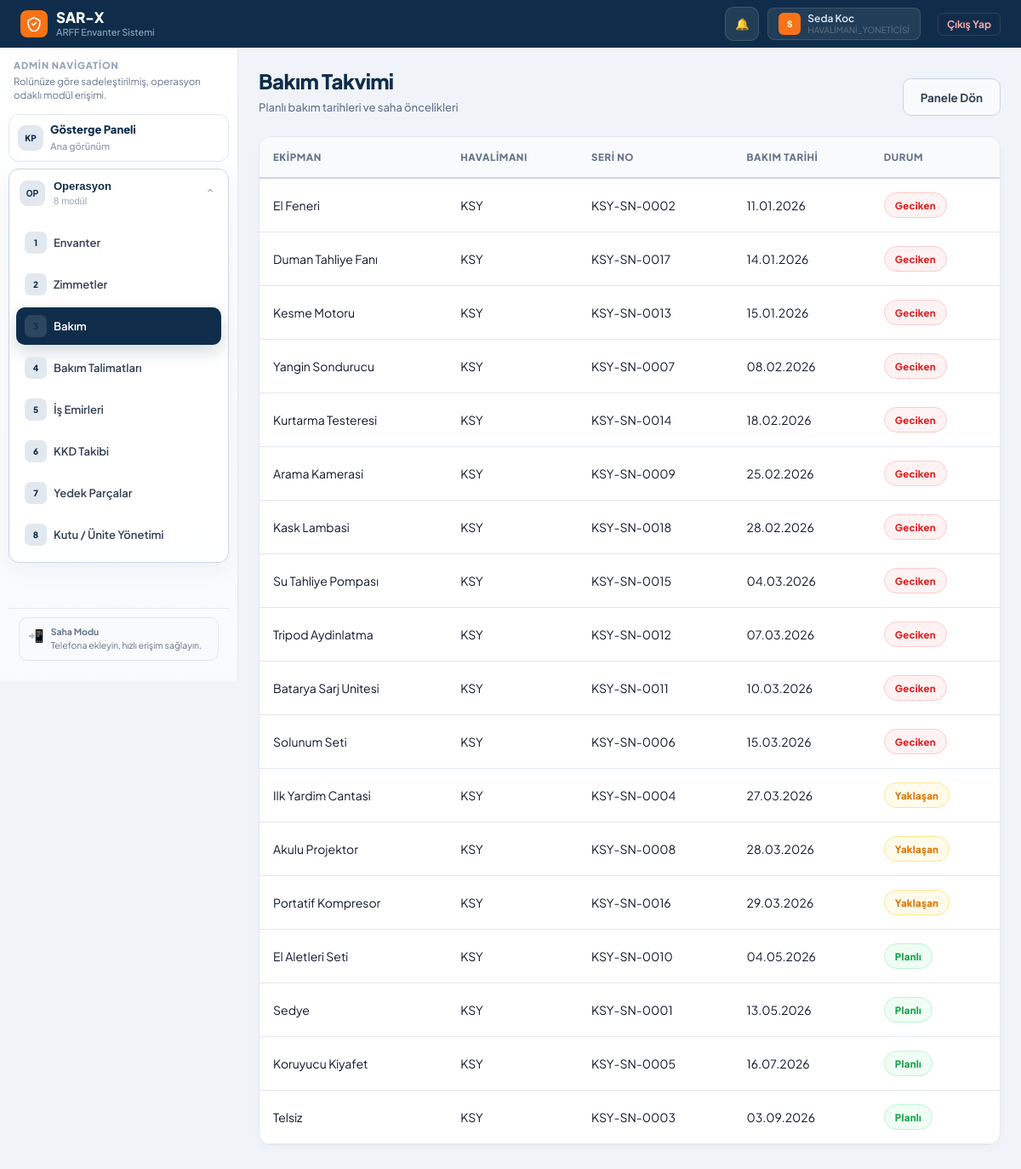
/bakim/takvim (signed in), run on the app's committed database.
### models.py (models this page shows, shortened)
class TimestampMixin:
    created_at = db.Column(db.DateTime, default=get_tr_now)
    updated_at = db.Column(db.DateTime, default=get_tr_now, onupdate=get_tr_now)

class SoftDeleteMixin:
    is_deleted = db.Column(db.Boolean, default=False, index=True) # Hızlı filtreleme için indekslendi
    deleted_at = db.Column(db.DateTime, nullable=True)

class Kullanici(db.Model, UserMixin, TimestampMixin, SoftDeleteMixin):
    __tablename__ = 'kullanici'
    id = db.Column(db.Integer, primary_key=True)
    kullanici_adi = db.Column(db.String(50), unique=True, nullable=False)
    sifre_hash = db.Column(db.String(256))
    tam_ad = db.Column(db.String(100), nullable=False)
    rol = db.Column(db.String(20), nullable=False, default='personel', index=True)
    havalimani_id = db.Column(db.Integer, db.ForeignKey('havalimani.id'), nullable=True, index=True)
    telefon_numarasi = db.Column(db.String(32))
    sertifika_tarihi = db.Column(db.Date)
    uzmanlik_alani = db.Column(db.String(100))
    kayit_tarihi = db.Column(db.DateTime, default=get_tr_now)
    assigned_work_orders = db.relationship(
        'WorkOrder',
        foreign_keys='WorkOrder.assigned_user_id',
        backref='assigned_user',
        lazy=True
    )
    created_work_orders = db.relationship(
        'WorkOrder',
        foreign_keys='WorkOrder.created_user_id',
        backref='created_user',
        lazy=True
    )

class InventoryAsset(db.Model, TimestampMixin, SoftDeleteMixin):
    __tablename__ = 'inventory_asset'
    id = db.Column(db.Integer, primary_key=True)
    equipment_template_id = db.Column(
        db.Integer,
        db.ForeignKey('equipment_template.id'),
        nullable=False,
        index=True
    )
    havalimani_id = db.Column(
        db.Integer,
        db.ForeignKey('havalimani.id'),
        nullable=False,
        index=True
    )
    legacy_material_id = db.Column(
        db.Integer,
        db.ForeignKey('malzeme.id'),
        nullable=True,
        index=True
    )
    parent_asset_id = db.Column(
        db.Integer,
        db.ForeignKey('inventory_asset.id'),
        nullable=True,
        index=True
    )
    serial_no = db.Column(db.String(120), index=True)
    qr_code = db.Column(db.String(150), unique=True, index=True)
    asset_tag = db.Column(db.String(120), index=True)
    unit_count = db.Column(db.Integer, default=1)
    depot_location = db.Column(db.String(150))
    status = db.Column(db.String(30), default='aktif', index=True)
    maintenance_state = db.Column(db.String(30), default='normal', index=True)
    last_maintenance_date = db.Column(db.Date)
    next_maintenance_date = db.Column(db.Date, index=True)
    last_calibration_date = db.Column(db.Date)
    next_calibration_date = db.Column(db.Date)
    acquired_date = db.Column(db.Date)
    warranty_end_date = db.Column(db.Date)
    notes = db.Column(db.Text)
    maintenance_period_days = db.Column(db.Integer)
    is_critical = db.Column(db.Boolean, default=False, index=True)
    last_meter_sync_at = db.Column(db.DateTime, nullable=True, index=True)
    calibration_counter = db.Column(db.Integer, default=0)
    parent_asset = db.relationship(
        'InventoryAsset',
        remote_side=[id],
        backref=db.backref('child_assets', lazy='select'),
        foreign_keys=[parent_asset_id],
    )
    maintenance_plans = db.relationship('MaintenancePlan', backref='asset', lazy=True)
    work_orders = db.relationship('WorkOrder', backref='asset', lazy=True, cascade='all, delete-orphan')
    maintenance_histories = db.relationship(
        'MaintenanceHistory',
        backref='asset',
        lazy=True,
        cascade='all, delete-orphan'
    )
    meter_readings = db.relationship('AssetMeterReading', backref='asset', lazy=True, cascade='all, delete-orphan')
    meter_definitions = db.relationship('MeterDefinition', backref='asset_owner', lazy=True)
    trigger_rules = db.relationship('MaintenanceTriggerRule', backref='asset_owner', lazy=True)
    operational_state = db.relationship(
        'AssetOperationalState',
        backref='asset',
        uselist=False,
        lazy=True,
        cascade='all, delete-orphan',
    )
    calibration_schedules = db.relationship('CalibrationSchedule', backref='asset', lazy=True, cascade='all, delete-orphan')
    calibration_records = db.relationship('CalibrationRecord', backref='asset', lazy=True, cascade='all, delete-orphan')

class EquipmentTemplate(db.Model, TimestampMixin, SoftDeleteMixin):
    __tablename__ = 'equipment_template'
    id = db.Column(db.Integer, primary_key=True)
    name = db.Column(db.String(120), nullable=False, index=True)
    category = db.Column(db.String(80), index=True)
    brand = db.Column(db.String(80))
    model_code = db.Column(db.String(80))
    description = db.Column(db.Text)
    technical_specs = db.Column(db.Text)
    manufacturer = db.Column(db.String(120))
    maintenance_period_days = db.Column(db.Integer, default=180)
    criticality_level = db.Column(db.String(20), default='normal', index=True)
    default_maintenance_form_id = db.Column(
        db.Integer,
        db.ForeignKey('maintenance_form_template.id'),
        nullable=True
    )
    is_active = db.Column(db.Boolean, default=True, nullable=False, index=True)
    default_maintenance_form = db.relationship(
        'MaintenanceFormTemplate',
        foreign_keys=[default_maintenance_form_id]
    )
    assets = db.relationship('InventoryAsset', backref='equipment_template', lazy=True)
    maintenance_plans = db.relationship('MaintenancePlan', backref='equipment_template', lazy=True)

class Havalimani(db.Model, TimestampMixin, SoftDeleteMixin):
    __tablename__ = 'havalimani'
    id = db.Column(db.Integer, primary_key=True)
    ad = db.Column(db.String(100), nullable=False)
    kodu = db.Column(db.String(10), nullable=False, unique=True)
    personeller = db.relationship('Kullanici', backref='havalimani', lazy=True)
    kutular = db.relationship('Kutu', backref='havalimani', lazy=True)
    malzemeler = db.relationship('Malzeme', backref='havalimani', lazy=True)
    assets = db.relationship('InventoryAsset', backref='airport', lazy=True)
    maintenance_plans = db.relationship('MaintenancePlan', backref='airport_owner', lazy=True)
    spare_part_stocks = db.relationship('SparePartStock', backref='airport_stock', lazy=True)

### routes/maintenance.py (the view)
@maintenance_bp.route("/bakim/takvim")
@login_required
@permission_required("maintenance.view")
def bakim_takvimi():
    assets = _asset_scope().filter(
        InventoryAsset.next_maintenance_date.isnot(None)
    ).order_by(InventoryAsset.next_maintenance_date.asc()).all()
    return render_template("bakim_takvimi.html", assets=assets, today=get_tr_now().date())

### extensions.py (called while the page is built, shortened)
def _schema_cache():
    if not current_app:
        return {"tables": {}, "columns": {}}
    return current_app.extensions.setdefault(
        "schema_cache",
        {"tables": {}, "columns": {}},
    )

def table_exists(table_name):
    try:
        if not current_app:
            return False
        cache = _schema_cache()
        if cache["tables"].get(table_name) is True:
            return cache["tables"][table_name]
    except Exception:
        return False

### models.py (called while the page is built)
def get_tr_now():
    return datetime.now(TR_TZ)

### routes/maintenance.py (called while the page is built)
def _can_view_all():
    return current_user.rol in ["sahip", "genel_mudurluk"]

def _asset_scope():
    query = InventoryAsset.query.filter_by(is_deleted=False)
    if _can_view_all():
        return query
    return query.filter_by(havalimani_id=current_user.havalimani_id)

### templates/bakim_takvimi.html (shortened to what this page needs)
{% extends "base.html" %}
{% block body %}
<div class="page-header">
    <div>
        <div class="page-title">{% if overdue_only %}Geciken Bakımlar{% else %}Bakım Takvimi{% endif %}</div>
        <div class="page-meta">Planlı bakım tarihleri ve saha öncelikleri</div>
    </div>
    <a href="{{ url_for('maintenance.bakim_paneli') }}" class="btn btn-secondary">Panele Dön</a>
</div>
<div class="panel">
    <div class="table-container">
        <table class="data-table">
            <thead>
                <tr>
                    <th>Ekipman</th>
                    <th>Havalimanı</th>
                    <th>Seri No</th>
                    <th>Bakım Tarihi</th>
                    <th>Durum</th>
                </tr>
            </thead>
            <tbody>
                {% for asset in assets %}
                {% set is_overdue = asset.next_maintenance_date and asset.next_maintenance_date < today %}
                <tr>
                    <td>{{ asset.equipment_template.name if asset.equipment_template else '-' }}</td>
                    <td>{{ asset.airport.kodu if asset.airport else '-' }}</td>
                    <td>{{ asset.serial_no or '-' }}</td>
                    <td>{{ asset.next_maintenance_date.strftime('%d.%m.%Y') if asset.next_maintenance_date else '-' }}</td>
                    <td>
                        {% if is_overdue %}
                        <span class="status-pill status-ariza">Geciken</span>
                        {% elif asset.maintenance_state == 'yaklasan' %}
                        <span class="status-pill status-bakim">Yaklaşan</span>
                        {% else %}
                        <span class="status-pill status-aktif">Planlı</span>
                        {% endif %}
                    </td>
                </tr>
                {% else %}
                <tr><td colspan="5" style="text-align:center; color:var(--text3);">Bakım takviminde kayıt bulunmuyor.</td></tr>
                {% endfor %}
            </tbody>
        </table>
    </div>
</div>
{% endblock %}

### templates/base.html (shortened to what this page needs)
<!DOCTYPE html>
<html lang="tr">
<head>
</head>
<body>
<div class="app-shell">
  <header class="topbar">
    <a href="{{ url_for(home_endpoint) }}" class="logo">
      <div class="logo-mark">
        <svg viewBox="0 0 24 24"><path d="M12 2L3 7v5c0 5.5 3.8 10.7 9 12 5.2-1.3 9-6.5 9-12V7L12 2z"/><path d="M9 12l2 2 4-4"/></svg>
      </div>
      <div>
        <div class="logo-text-main">SAR-X</div>
        <div class="logo-text-sub">ARFF Envanter Sistemi</div>
      </div>
    </a>
    <div class="topbar-end">
      <div class="notification-wrap">
        <button type="button" class="notification-btn" id="notificationToggle" aria-label="Bildirimler">
          🔔
        </button>
      </div>
      <div class="user-chip">
        <div class="user-avatar">{{ kullanici_ad[0] if kullanici_ad else 'U' }}</div>
        <div>
          <div class="user-name">{{ kullanici_ad }}</div>
          <div class="user-role">{{ rol_etiketi or rol }}</div>
        </div>
      </div>
      <form method="POST" action="{{ url_for('auth.logout') }}" style="display:inline;">
        <button type="submit" class="logout-btn">Çıkış Yap</button>
      </form>
    </div>
  </header>
  <nav class="sidebar" id="sidebarNav">
    <div class="sidebar-head">
      <div class="sidebar-kicker">Admin Navigation</div>
      <div class="sidebar-subtitle">Rolünüze göre sadeleştirilmiş, operasyon odaklı modül erişimi.</div>
    </div>
    {% for group in sidebar_groups %}
    {% if group.single_link %}
    {% set item = group["items"][0] %}
    <section class="sidebar-group" data-group="{{ group.key }}" data-sidebar-direct="{{ group.key }}">
      <a href="{{ item.url }}" class="sidebar-group-toggle nav-item {% if item.active %}active{% endif %}" style="margin-top:0;" data-sidebar-link {% if item.active %}aria-current="page"{% endif %}>
        <div class="sidebar-group-icon">{{ group.icon }}</div>
        <div class="sidebar-group-body">
          <div class="sidebar-group-label">{{ group.label }}</div>
          <div class="sidebar-group-meta">Ana görünüm</div>
        </div>
      </a>
    </section>
    {% else %}
    <section class="sidebar-group {% if group.open %}is-open{% endif %}" data-group="{{ group.key }}" data-sidebar-state="{% if group.open %}open{% else %}closed{% endif %}">
      <button
        type="button"
        class="sidebar-group-toggle"
        data-sidebar-group="{{ group.key }}"
        id="sidebarGroupToggle-{{ group.key }}"
        aria-expanded="{% if group.open %}true{% else %}false{% endif %}"
        aria-controls="sidebarGroup-{{ group.key }}"
      >
        <div class="sidebar-group-icon">{{ group.icon }}</div>
        <div class="sidebar-group-body">
          <div class="sidebar-group-label">{{ group.label }}</div>
          <div class="sidebar-group-meta">{{ group["items"]|length }} modül</div>
        </div>
        <div class="sidebar-group-chevron">⌄</div>
      </button>
      <div class="sidebar-group-items" id="sidebarGroup-{{ group.key }}" role="group" aria-labelledby="sidebarGroupToggle-{{ group.key }}">
        {% for item in group["items"] %}
        <a href="{{ item.url }}" class="nav-item {% if item.active %}active{% endif %}" data-sidebar-link {% if item.active %}aria-current="page"{% endif %}>
          <div class="nav-icon">{{ loop.index }}</div> {{ item.label }}
        </a>
        {% endfor %}
      </div>
    </section>
    {% endif %}
    {% endfor %}
    <div class="sidebar-footer">
      <div class="pwa-banner">
        <div class="pwa-icon">📲</div>
        <div class="pwa-text">
          <strong>Saha Modu</strong>
          Telefona ekleyin, hızlı erişim sağlayın.
        </div>
      </div>
    </div>
  </nav>
  <main class="main-content">
    <div class="main-inner">
        {% block body %}{% endblock %}
    </div>
  </main>
</div>
</body>
</html>

### data on the page
Kullanici: tam_ad "S", tam_ad "Seda Koc", rol "HAVALIMANI_YONETICISI"
InventoryAsset: equipment_template "El Feneri", airport "KSY", serial_no "KSY-SN-0002", next_maintenance_date "11.01.2026", shows "Geciken"
InventoryAsset: equipment_template "Duman Tahliye Fanı", airport "KSY", serial_no "KSY-SN-0017", next_maintenance_date "14.01.2026", shows "Geciken"
InventoryAsset: equipment_template "Kesme Motoru", airport "KSY", serial_no "KSY-SN-0013", next_maintenance_date "15.01.2026", shows "Geciken"
InventoryAsset: equipment_template "Yangin Sondurucu", airport "KSY", serial_no "KSY-SN-0007", next_maintenance_date "08.02.2026", shows "Geciken"
InventoryAsset: equipment_template "Kurtarma Testeresi", airport "KSY", serial_no "KSY-SN-0014", next_maintenance_date "18.02.2026", shows "Geciken"
InventoryAsset: equipment_template "Arama Kamerasi", airport "KSY", serial_no "KSY-SN-0009", next_maintenance_date "25.02.2026", shows "Geciken"
InventoryAsset: equipment_template "Kask Lambasi", airport "KSY", serial_no "KSY-SN-0018", next_maintenance_date "28.02.2026", shows "Geciken"
InventoryAsset: equipment_template "Su Tahliye Pompası", airport "KSY", serial_no "KSY-SN-0015", next_maintenance_date "04.03.2026", shows "Geciken"
InventoryAsset: equipment_template "Tripod Aydinlatma", airport "KSY", serial_no "KSY-SN-0012", next_maintenance_date "07.03.2026", shows "Geciken"
InventoryAsset: equipment_template "Batarya Sarj Unitesi", airport "KSY", serial_no "KSY-SN-0011", next_maintenance_date "10.03.2026", shows "Geciken"
InventoryAsset: equipment_template "Solunum Seti", airport "KSY", serial_no "KSY-SN-0006", next_maintenance_date "15.03.2026", shows "Geciken"
InventoryAsset: equipment_template "Ilk Yardim Cantasi", airport "KSY", serial_no "KSY-SN-0004", next_maintenance_date "27.03.2026", maintenance_state "Yaklaşan"
InventoryAsset: equipment_template "Akulu Projektor", airport "KSY", serial_no "KSY-SN-0008", next_maintenance_date "28.03.2026", maintenance_state "Yaklaşan"
InventoryAsset: equipment_template "Portatif Kompresor", airport "KSY", serial_no "KSY-SN-0016", next_maintenance_date "29.03.2026", maintenance_state "Yaklaşan"
InventoryAsset: equipment_template "El Aletleri Seti", airport "KSY", serial_no "KSY-SN-0010", next_maintenance_date "04.05.2026", maintenance_state "Planlı"
InventoryAsset: equipment_template "Sedye", airport "KSY", serial_no "KSY-SN-0001", next_maintenance_date "13.05.2026", maintenance_state "Planlı"
InventoryAsset: equipment_template "Koruyucu Kiyafet", airport "KSY", serial_no "KSY-SN-0005", next_maintenance_date "16.07.2026", maintenance_state "Planlı"
InventoryAsset: equipment_template "Telsiz", airport "KSY", serial_no "KSY-SN-0003", next_maintenance_date "03.09.2026", maintenance_state "Planlı"

### other printed values
{{ group.icon }} "KP"
{{ group.label }} "Gösterge Paneli"
{{ group.icon }} "OP"
{{ group.label }} "Operasyon"
{{ group["items"]|length }} "8"
{{ item.label }} "Envanter" "Zimmetler" "Bakım" "Bakım Talimatları" "İş Emirleri" "KKD Takibi" "Yedek Parçalar" "Kutu / Ünite Yönetimi"
